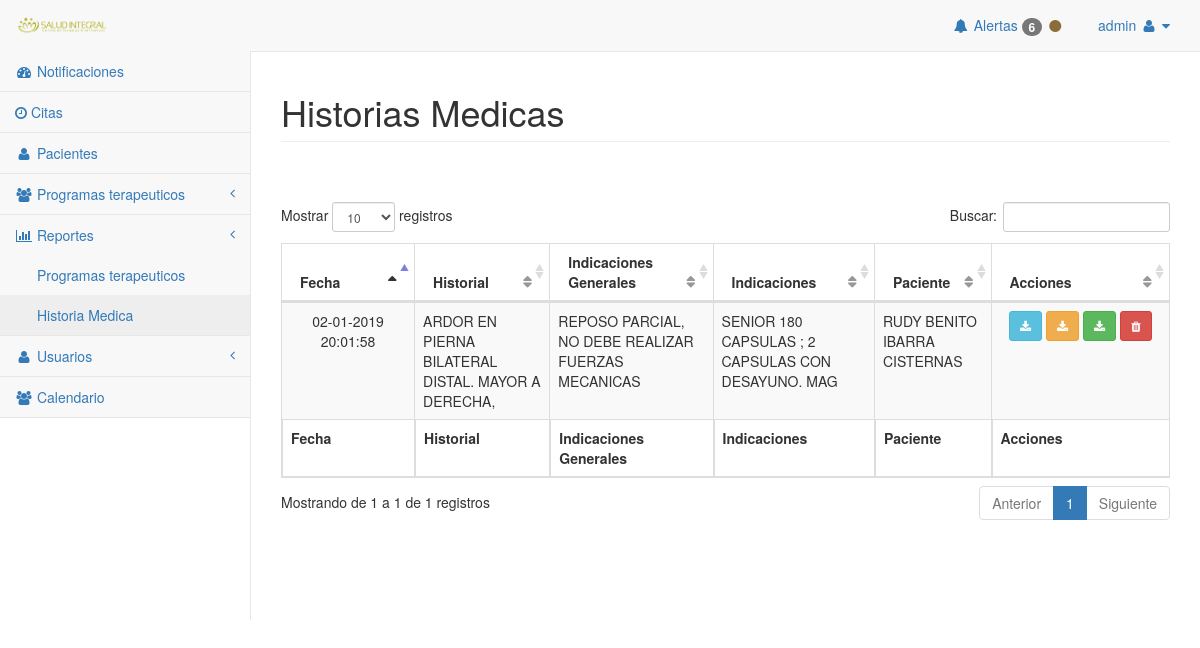
Page /pages/historia_medica.php (signed in) on the committed database.
### tables this page shows
CREATE TABLE `historias_medicas` (
  `id_hm` int(11) NOT NULL,
  `fecha` timestamp NOT NULL DEFAULT CURRENT_TIMESTAMP ON UPDATE CURRENT_TIMESTAMP,
  `descripcion` text NOT NULL,
  `indicaciones` text NOT NULL,
  `diagnostico` text NOT NULL,
  `id_paciente` int(11) NOT NULL
);

CREATE TABLE `paciente` (
  `id_paciente` int(11) NOT NULL,
  `RUT` varchar(15) NOT NULL,
  `nombre` varchar(50) NOT NULL,
  `fijo` varchar(15) NOT NULL,
  `celular` varchar(15) NOT NULL,
  `email` varchar(50) NOT NULL,
  `direccion` varchar(200) NOT NULL,
  `clave` varchar(50) NOT NULL,
  `imagen_id_imagen` int(10) UNSIGNED DEFAULT NULL,
  `apellidop` varchar(50) NOT NULL,
  `apellidom` varchar(45) NOT NULL,
  `ficha_paciente_id_fp` int(11) NOT NULL,
  `estado_paciente` varchar(45) NOT NULL DEFAULT 'activo',
  `historico_id_historico` int(10) UNSIGNED DEFAULT NULL
);

### assets/class/usuario/usuarios_data.php (called while the page is built, shortened)
<?php
	class pacientes{
		public static function obtener_lista_historias($bd){
			$consulta = "SELECT id_hm, indicaciones, descripcion, diagnostico, DATE_FORMAT(fecha, '%d-%m-%Y %H:%m:%s') as fecha, p.id_paciente, nombre, apellidop, apellidom FROM historias_medicas hm INNER JOIN paciente p ON hm.id_paciente = p.id_paciente  ORDER BY id_paciente";
			try {
				$comando = $bd->prepare($consulta);
				$comando->execute();
				$row = $comando->fetchAll(PDO::FETCH_ASSOC);
				if($row){
					return $row;
				}
			} catch (Exception $e) {
				echo $e;
				return false;
			}
		}
}

### pages/historia_medica/lista_historia_medica.php (the view, shortened to what this page needs)
<div class="col-12 px-5">
	<table width="100%" class="table table-striped table-bordered table-hover" id="dataTables-example">
        <thead>
            <tr>
                <th>Fecha</th>
                <th>Historial </th>
                <th>Indicaciones Generales</th>
                <th>Indicaciones</th>
                <th>Paciente</th>
                <th>Acciones</th>
            </tr>
        </thead>
        <tfoot>
            <tr>
                <th>Fecha</th>
                <th>Historial </th>
                <th>Indicaciones Generales</th>
                <th>Indicaciones</th>
                <th>Paciente</th>
                <th>Acciones</th>
            </tr>
        </tfoot>
        <tbody>
		<?php
            $datos = Pacientes::obtener_lista_historias($bd);
            $lista = "";
            if($datos)
            foreach ($datos as $historia) {
                $indicaciones =  strtoupper(substr($historia["indicaciones"],0,50));
                $diagnostico =  strtoupper(substr($historia["diagnostico"],0,50));
                $diagnostico_general =  strtoupper(substr($historia["descripcion"],0,50));
                $nombre = $historia["nombre"];
                $nombre .= " " . $historia["apellidop"];
                $nombre .= " " . $historia["apellidom"];
                $lista .= ' <tr id='.$historia['id_hm'].'>
                            <td class="center text-center pull-center" style="width: 15%">'. $historia["fecha"] .'</td>
                            <td>'. $diagnostico_general .'</td>
                            <td>'. $diagnostico .'</td>
                            <td>'. $indicaciones .'</td>
                            <td>'. strtoupper($nombre) .'</td>
                            <td class="center text-center pull-center" style="width: 20%">
                                <a class="btn btn-sm btn-info shared" href="historia_medica/historia_paciente.php?id_hm='.  $historia['id_hm'] .'&tipo=1" target="_Blank" title="Descargar Historial"><i class="fa fa-download"></i></a>
                                <a class="btn btn-sm btn-warning shared" href="historia_medica/historia_paciente.php?id_hm='.  $historia['id_hm'] .'&tipo=2" target="_Blank" title="Descargar Indicaciones Generales"><i class="fa fa-download"></i></a>
                                <a class="btn btn-sm btn-success shared" href="historia_medica/historia_paciente.php?id_hm='.  $historia['id_hm'] .'&tipo=3" target="_Blank" title="Descargar Indicaciones"><i class="fa fa-download"></i></a>
                                <btn class="btn btn-sm btn-danger delete" cod="'.  $historia['id_hm'] .'" title="Eliminar"><i class="fa fa-trash"></i></btn>
                            </td>
                        </tr>';
            }
            echo $lista;
        ?>
        </tbody>
     </table>
</div>

### rows in the picture
historias_medicas: fecha "02-01-2019 20:01:58", descripcion "ARDOR EN PIERNA BILATERAL DISTAL. MAYOR A DERECHA,", diagnostico "REPOSO PARCIAL, NO DEBE REALIZAR FUERZAS MECANICAS", indicaciones "SENIOR 180 CAPSULAS ; 2 CAPSULAS CON DESAYUNO. MAG", id_paciente.apellidom "RUDY BENITO IBARRA CISTERNAS"

### other values in the picture
$usuario "admin"
